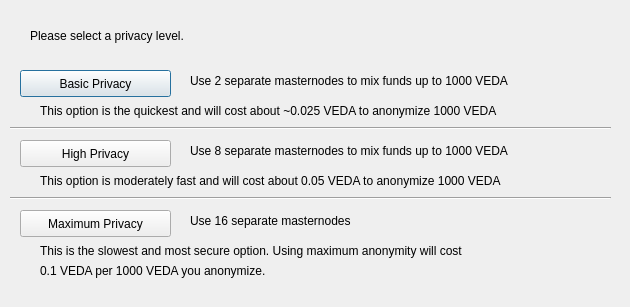
<?xml version="1.0" encoding="UTF-8"?>
<ui version="4.0">
 <class>DarksendConfig</class>
 <widget class="QDialog" name="DarksendConfig">
  <property name="geometry">
   <rect>
    <x>0</x>
    <y>0</y>
    <width>630</width>
    <height>307</height>
   </rect>
  </property>
  <property name="windowTitle">
   <string>Configure PrivateSend</string>
  </property>
  <widget class="QPushButton" name="buttonBasic">
   <property name="geometry">
    <rect>
     <x>20</x>
     <y>70</y>
     <width>151</width>
     <height>27</height>
    </rect>
   </property>
   <property name="text">
    <string>Basic Privacy</string>
   </property>
  </widget>
  <widget class="QPushButton" name="buttonHigh">
   <property name="geometry">
    <rect>
     <x>20</x>
     <y>140</y>
     <width>151</width>
     <height>27</height>
    </rect>
   </property>
   <property name="text">
    <string>High Privacy</string>
   </property>
  </widget>
  <widget class="QPushButton" name="buttonMax">
   <property name="geometry">
    <rect>
     <x>20</x>
     <y>210</y>
     <width>151</width>
     <height>27</height>
    </rect>
   </property>
   <property name="text">
    <string>Maximum Privacy</string>
   </property>
  </widget>
  <widget class="QLabel" name="label">
   <property name="geometry">
    <rect>
     <x>30</x>
     <y>20</y>
     <width>571</width>
     <height>31</height>
    </rect>
   </property>
   <property name="text">
    <string>Please select a privacy level.</string>
   </property>
  </widget>
  <widget class="QLabel" name="label_2">
   <property name="geometry">
    <rect>
     <x>190</x>
     <y>70</y>
     <width>421</width>
     <height>21</height>
    </rect>
   </property>
   <property name="text">
    <string>Use 2 separate masternodes to mix funds up to 1000 VEDA</string>
   </property>
  </widget>
  <widget class="QLabel" name="label_3">
   <property name="geometry">
    <rect>
     <x>190</x>
     <y>140</y>
     <width>411</width>
     <height>21</height>
    </rect>
   </property>
   <property name="text">
    <string>Use 8 separate masternodes to mix funds up to 1000 VEDA</string>
   </property>
  </widget>
  <widget class="QLabel" name="label_4">
   <property name="geometry">
    <rect>
     <x>190</x>
     <y>210</y>
     <width>421</width>
     <height>21</height>
    </rect>
   </property>
   <property name="text">
    <string>Use 16 separate masternodes</string>
   </property>
  </widget>
  <widget class="QLabel" name="label_6">
   <property name="geometry">
    <rect>
     <x>40</x>
     <y>100</y>
     <width>561</width>
     <height>21</height>
    </rect>
   </property>
   <property name="text">
    <string>This option is the quickest and will cost about ~0.025 VEDA to anonymize 1000 VEDA</string>
   </property>
  </widget>
  <widget class="QLabel" name="label_7">
   <property name="geometry">
    <rect>
     <x>40</x>
     <y>170</y>
     <width>561</width>
     <height>21</height>
    </rect>
   </property>
   <property name="text">
    <string>This option is moderately fast and will cost about 0.05 VEDA to anonymize 1000 VEDA</string>
   </property>
  </widget>
  <widget class="QLabel" name="label_8">
   <property name="geometry">
    <rect>
     <x>40</x>
     <y>240</y>
     <width>561</width>
     <height>21</height>
    </rect>
   </property>
   <property name="text">
    <string>This is the slowest and most secure option. Using maximum anonymity will cost</string>
   </property>
  </widget>
  <widget class="QLabel" name="label_9">
   <property name="geometry">
    <rect>
     <x>40</x>
     <y>260</y>
     <width>561</width>
     <height>21</height>
    </rect>
   </property>
   <property name="text">
    <string>0.1 VEDA per 1000 VEDA you anonymize.</string>
   </property>
  </widget>
  <widget class="Line" name="line">
   <property name="geometry">
    <rect>
     <x>10</x>
     <y>120</y>
     <width>601</width>
     <height>16</height>
    </rect>
   </property>
   <property name="orientation">
    <enum>Qt::Horizontal</enum>
   </property>
  </widget>
  <widget class="Line" name="line_2">
   <property name="geometry">
    <rect>
     <x>10</x>
     <y>190</y>
     <width>601</width>
     <height>16</height>
    </rect>
   </property>
   <property name="orientation">
    <enum>Qt::Horizontal</enum>
   </property>
  </widget>
 </widget>
 <resources/>
 <connections/>
</ui>
